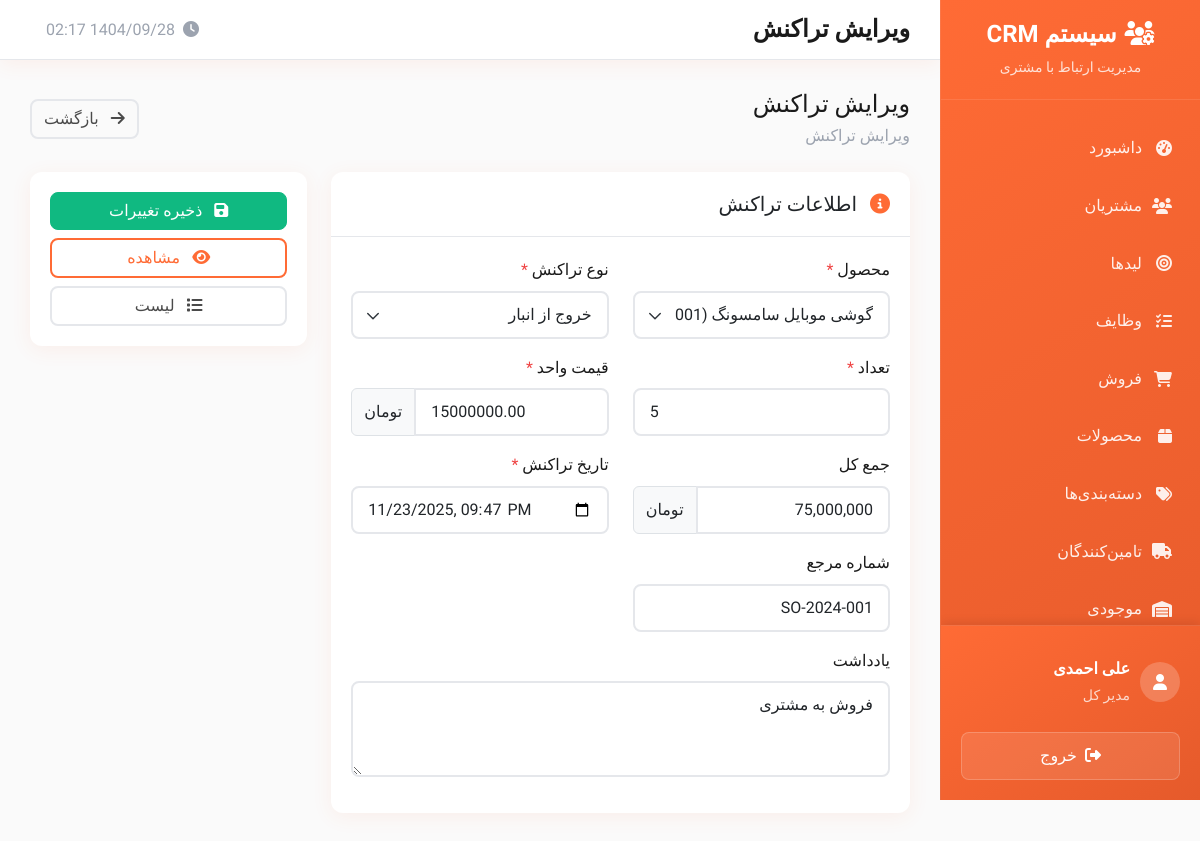
/public/transaction_edit.php?id=2 (signed in), run on the app's committed database.
### tables this page shows
CREATE TABLE users (
    id INT AUTO_INCREMENT PRIMARY KEY,
    username VARCHAR(50) UNIQUE NOT NULL,
    email VARCHAR(100) UNIQUE NOT NULL,
    password VARCHAR(255) NOT NULL,
    first_name VARCHAR(50) NOT NULL,
    last_name VARCHAR(50) NOT NULL,
    mobile VARCHAR(15),
    phone VARCHAR(20),
    avatar VARCHAR(255),
    role ENUM('admin', 'manager', 'sales', 'user') DEFAULT 'user',
    status ENUM('active', 'inactive', 'suspended') DEFAULT 'active',
    department VARCHAR(100),
    position VARCHAR(100),
    hire_date DATE,
    salary DECIMAL(10,2),
    address TEXT,
    notes TEXT,
    last_login DATETIME,
    failed_login_attempts INT DEFAULT 0,
    locked_until DATETIME NULL,
    created_at TIMESTAMP DEFAULT CURRENT_TIMESTAMP,
    updated_at TIMESTAMP DEFAULT CURRENT_TIMESTAMP ON UPDATE CURRENT_TIMESTAMP
);

CREATE TABLE transactions (
    id INT AUTO_INCREMENT PRIMARY KEY,
    product_id INT NOT NULL,
    user_id INT NOT NULL,
    type ENUM('in', 'out', 'adjustment', 'transfer') NOT NULL,
    quantity INT NOT NULL,
    unit_price DECIMAL(15,2) NOT NULL,
    total_price DECIMAL(15,2) NOT NULL,
    notes TEXT NULL,
    reference_number VARCHAR(255) NULL,
    transaction_date TIMESTAMP NOT NULL,
    created_at TIMESTAMP DEFAULT CURRENT_TIMESTAMP,
    updated_at TIMESTAMP DEFAULT CURRENT_TIMESTAMP ON UPDATE CURRENT_TIMESTAMP,
    deleted_at TIMESTAMP NULL,
    FOREIGN KEY (product_id) REFERENCES products(id) ON DELETE CASCADE,
    FOREIGN KEY (user_id) REFERENCES users(id) ON DELETE CASCADE
);

CREATE TABLE products (
    id INT AUTO_INCREMENT PRIMARY KEY,
    name VARCHAR(255) NOT NULL,
    description TEXT,
    category VARCHAR(100),
    category_id INT NULL,
    supplier_id INT NULL,
    price DECIMAL(15,2) DEFAULT 0,
    cost_price DECIMAL(15,2) DEFAULT 0,
    purchase_price DECIMAL(15,2) DEFAULT 0,
    selling_price DECIMAL(15,2) DEFAULT 0,
    sku VARCHAR(100) UNIQUE NOT NULL,
    status ENUM('active', 'inactive', 'discontinued') DEFAULT 'active',
    stock_quantity INT DEFAULT 0,
    min_stock_level INT DEFAULT 5,
    max_stock_level INT NULL,
    unit VARCHAR(50) DEFAULT 'عدد',
    barcode VARCHAR(100),
    image VARCHAR(255) NULL,
    weight DECIMAL(10,3) DEFAULT 0,
    dimensions VARCHAR(100),
    tags TEXT,
    notes TEXT,
    is_active BOOLEAN DEFAULT TRUE,
    created_by INT,
    created_at TIMESTAMP DEFAULT CURRENT_TIMESTAMP,
    updated_at TIMESTAMP DEFAULT CURRENT_TIMESTAMP ON UPDATE CURRENT_TIMESTAMP,
    deleted_at TIMESTAMP NULL,
    FOREIGN KEY (created_by) REFERENCES users(id) ON DELETE SET NULL,
    FOREIGN KEY (category_id) REFERENCES categories(id) ON DELETE CASCADE ON UPDATE CASCADE,
    FOREIGN KEY (supplier_id) REFERENCES suppliers(id) ON DELETE CASCADE ON UPDATE CASCADE
);

### public/transaction_edit.php (the view, shortened to what the rows shown need)
<?php
$transaction_id = (int)($_GET['id'] ?? 0);
$page_title = 'ویرایش تراکنش';
require_once __DIR__ . '/../private/database.php';
require_once __DIR__ . '/../private/auth.php';
require_once __DIR__ . '/../private/functions.php';
try {
    $stmt = $pdo->prepare("
        SELECT t.*, p.name as product_name, p.sku, p.unit
        FROM transactions t
        INNER JOIN products p ON t.product_id = p.id
        WHERE t.id = ? AND t.deleted_at IS NULL
    ");
    $stmt->execute([$transaction_id]);
    $transaction = $stmt->fetch();
} catch (PDOException $e) {
    error_log("خطا در دریافت اطلاعات تراکنش: " . $e->getMessage());
    setMessage('خطا در بارگذاری اطلاعات تراکنش', 'error');
    header('Location: transactions.php');
    exit();
}
try {
    $products = $pdo->query("
        SELECT id, name, sku
        FROM products
        WHERE deleted_at IS NULL AND status = 'active'
        ORDER BY name
    ")->fetchAll();
} catch (PDOException $e) {
    $products = [];
}
include __DIR__ . '/../private/header.php';
?>
<form method="POST" id="transactionForm">
    <div class="row">
        <div class="col-lg-8">
            <div class="card mb-4">
                <div class="card-body">
                    <div class="row">
                        <div class="col-md-6 mb-3">
                            <label class="form-label required">محصول</label>
                            <select class="form-select" name="product_id" id="product_id" required>
                                <?php foreach ($products as $prod): ?>
                                    <option value="<?php echo $prod['id']; ?>"
                                            <?php echo ($transaction['product_id'] == $prod['id']) ? 'selected' : ''; ?>>
                                        <?php echo htmlspecialchars($prod['name']); ?> (<?php echo htmlspecialchars($prod['sku']); ?>)
                                    </option>
                                <?php endforeach; ?>
                            </select>
                        </div>
                        <div class="col-md-6 mb-3">
                            <label class="form-label required">نوع تراکنش</label>
                            <select class="form-select" name="type" id="type" required>
                                <option value="out" <?php echo $transaction['type'] === 'out' ? 'selected' : ''; ?>>خروج از انبار</option>
                            </select>
                        </div>
                        <div class="col-md-6 mb-3">
                            <label class="form-label required">تعداد</label>
                            <input type="number" class="form-control" name="quantity"
                                   value="<?php echo $transaction['quantity']; ?>"
                                   min="1" step="1" required
                                   onchange="calculateTotal()">
                        </div>
                        <div class="col-md-6 mb-3">
                            <div class="input-group">
                                <input type="number" class="form-control" name="unit_price"
                                       value="<?php echo $transaction['unit_price']; ?>"
                                       min="0" step="0.01" required
                                       onchange="calculateTotal()">
                                <span class="input-group-text">تومان</span>
                            </div>
                        </div>
                        <div class="col-md-6 mb-3">
                            <div class="input-group">
                                <input type="text" class="form-control" id="total_price"
                                       value="<?php echo number_format($transaction['total_price']); ?>" readonly>
                                <span class="input-group-text">تومان</span>
                            </div>
                        </div>
                        <div class="col-md-6 mb-3">
                            <label class="form-label required">تاریخ تراکنش</label>
                            <input type="datetime-local" class="form-control" name="transaction_date"
                                   value="<?php echo date('Y-m-d\TH:i', strtotime($transaction['transaction_date'])); ?>"
                                   required>
                        </div>
                        <div class="col-md-6 mb-3">
                            <label class="form-label">شماره مرجع</label>
                            <input type="text" class="form-control" name="reference_number"
                                   value="<?php echo htmlspecialchars($transaction['reference_number']); ?>"
                                   placeholder="مثال: INV-001">
                        </div>
                        <div class="col-12 mb-3">
                            <label class="form-label">یادداشت</label>
                            <textarea class="form-control" name="notes" rows="3"
                                      placeholder="توضیحات در مورد این تراکنش..."><?php echo htmlspecialchars($transaction['notes']); ?></textarea>
                        </div>
                    </div>
                </div>
            </div>
        </div>
    </div>
</form>
<?php include __DIR__ . '/../private/footer.php'; ?>

### private/header.php (shortened to what the rows shown need)
<?php
$current_user = getCurrentUser();
?>
<!DOCTYPE html>
<html lang="fa" dir="rtl">
<head>
    <link href="https://cdn.jsdelivr.net/npm/bootstrap@5.3.0/dist/css/bootstrap.rtl.min.css" rel="stylesheet">
    <link href="https://cdnjs.cloudflare.com/ajax/libs/font-awesome/6.4.0/css/all.min.css" rel="stylesheet">
    <link href="https://cdn.jsdelivr.net/npm/chart.js@3.9.1/dist/chart.min.css" rel="stylesheet">
</head>
<body>
    <div class="sidebar" id="sidebar">
            <?php if (hasRole('admin')): ?>
            <a href="settings.php" class="menu-item <?php echo basename($_SERVER['PHP_SELF']) == 'settings.php' ? 'active' : ''; ?>">
                <i class="fas fa-cog"></i>
                تنظیمات
            </a>
            <a href="users.php" class="menu-item <?php echo basename($_SERVER['PHP_SELF']) == 'users.php' ? 'active' : ''; ?>">
                <i class="fas fa-user-cog"></i>
                کاربران
            </a>
            <?php endif; ?>
        <div class="sidebar-user">
            <div class="user-info">
                <div>
                    <div class="fw-bold"><?php echo htmlspecialchars($current_user['first_name'] . ' ' . $current_user['last_name']); ?></div>
                    <small class="opacity-75"><?php echo getRoleTitle($current_user['role']); ?></small>
                </div>
            </div>
        </div>
    </div>
    <div class="main-content">
        <div class="top-nav d-flex justify-content-between align-items-center">
            <div>
                <h1 class="nav-title"><?php echo isset($page_title) ? $page_title : 'داشبورد'; ?></h1>
            </div>
        </div>
        <div class="content">

### data on the page
users: first_name+last_name "علی احمدی", role "مدیر کل"
transactions: product_id "گوشی موبایل سامسونگ (ELC-MOB-001)", type "خروج از انبار", quantity "5", unit_price "15000000.00", total_price "75,000,000", transaction_date "11/23/2025 21:47", reference_number "SO-2024-001", notes "فروش به مشتری"

### other printed values
$page_title "ویرایش تراکنش"
